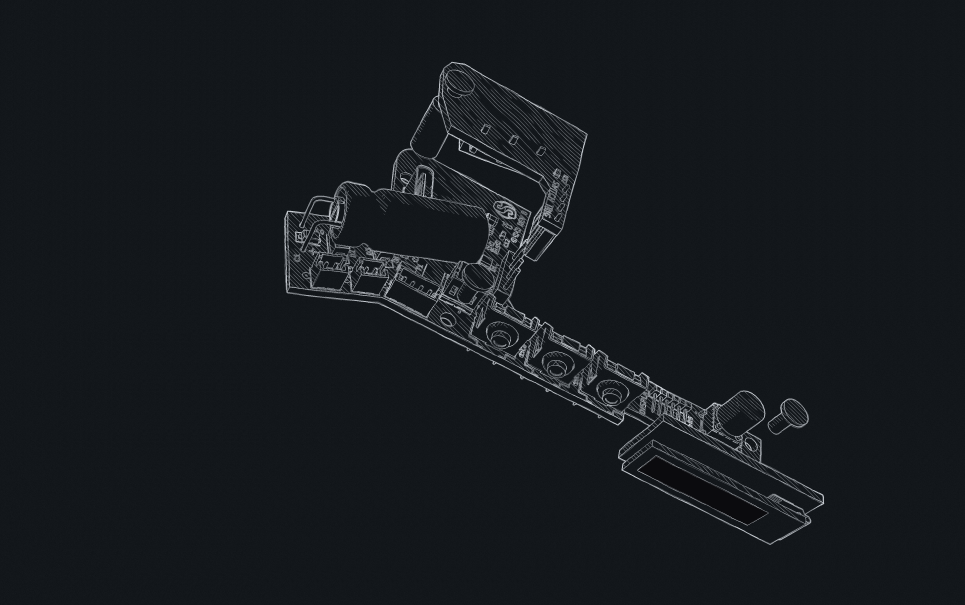
#> input picture art/default-device-image/snapshotpb-view.png, 1929 x 1210 px (shown at 1/2 size)
$ python make_default_device_image.py
#> lines starting #> are read from the running program, lines starting #| are printed output that depends on the picture; after the words box and inside, x2 and y2 are one past the last pixel; in counts of white or black regions, pixels touching at a corner belong together
#!/usr/bin/env python3
"""Make the assets for the default device image.

This script opens the master board drawing and finds the background
colour from the border. It crops the drawing to the board with a
margin. Then it maps the luma values to a 24-colour ramp and writes
one palette PNG for each Compose density.

Run this script from the repository root:

    python3 art/default-device-image/make_default_device_image.py

Use --source or --out-dir to set other paths.

The constant DEFAULT_DEVICE_IMAGE_BACKGROUND in
core/common/src/commonMain/kotlin/com/snapshotpb/configuration/common/composable/DeviceBadge.kt
must equal the background colour that this script prints. A JVM test
checks this value.
"""

from __future__ import annotations

import argparse
from pathlib import Path
import statistics

from PIL import Image, ImageStat

# Repository root found from the path of this script.
REPO_ROOT = Path(__file__).resolve().parents[2]
# Default path of the master drawing.
DEFAULT_SOURCE = REPO_ROOT / "art/default-device-image/snapshotpb-view.png"
# Default output folder for Compose resources.
DEFAULT_OUT_DIR = REPO_ROOT / "core/resources/src/commonMain/composeResources"

# Width of the outer border in pixels for the background sample.
BORDER_PX = 16
# Luma offset above the background luma that marks the board drawing.
DRAWING_THRESHOLD = 40
# Margin fraction of the larger box side to add on each side.
MARGIN_FRACTION = 0.06
# Output height in pixels for the xxxhdpi asset.
XXXHDPI_HEIGHT = 1096
# Number of colours in the output palette ramp.
LEVELS = 24
# Luma margin above the background luma that maps to index 0.
NOISE_FLOOR = 3
# Percentile of the luma histogram of the crop that selects the line luma.
LINE_PERCENTILE = 99.99
# Output file name in each density folder.
FILE_NAME = "default-device-image.png"
# Compose density names and their scale factors.
DENSITIES: tuple[tuple[str, float], ...] = (
    ("mdpi", 1.0),
    ("hdpi", 1.5),
    ("xhdpi", 2.0),
    ("xxhdpi", 3.0),
    ("xxxhdpi", 4.0),
)


def load_rgb(path: Path) -> Image.Image:
    """Open the image at path and return an RGB copy."""
    with Image.open(path) as raw:
        return raw.convert("RGB")


def background_colour(img: Image.Image) -> tuple[int, int, int]:
    """Return the median RGB colour of the outer border."""
    width, height = img.size
    border = min(BORDER_PX, width, height)
    if 2 * border >= width or 2 * border >= height:
        strips = [img]
    else:
        strips = [
            img.crop((0, 0, width, border)),
            img.crop((0, height - border, width, height)),
            img.crop((0, border, border, height - border)),
            img.crop((width - border, border, width, height - border)),
        ]
    channels: tuple[list[int], list[int], list[int]] = ([], [], [])
    for strip in strips:
        raw = strip.tobytes()
        channels[0].extend(raw[0::3])
        channels[1].extend(raw[1::3])
        channels[2].extend(raw[2::3])
    return (
        round(statistics.median(channels[0])),
        round(statistics.median(channels[1])),
        round(statistics.median(channels[2])),
    )


def luma(rgb: tuple[int, int, int]) -> int:
    """Return the Pillow luma value of one RGB colour."""
    pixel = Image.new("RGB", (1, 1), rgb).convert("L")
    value = pixel.getpixel((0, 0))
    assert isinstance(value, int)
    return value


def drawing_bounds(gray: Image.Image, bg_luma: int) -> tuple[int, int, int, int]:
    """Return the pixel box with luma above bg_luma plus DRAWING_THRESHOLD."""
    cutoff = bg_luma + DRAWING_THRESHOLD
    mask = gray.point(lambda value: 255 if value > cutoff else 0)
    bbox = mask.getbbox()
    if bbox is None:
        raise SystemExit(
            f"No pixel has luma above {cutoff} (background luma {bg_luma})."
        )
    return bbox


def crop_box(
    bounds: tuple[int, int, int, int],
    margin_fraction: float,
) -> tuple[int, int, int, int]:
    """Add a margin of margin_fraction times the larger side on each side."""
    left, top, right, bottom = bounds
    width = right - left
    height = bottom - top
    margin = round(margin_fraction * max(width, height))
    return (left - margin, top - margin, right + margin, bottom + margin)


def crop_with_fill(
    img: Image.Image,
    box: tuple[int, int, int, int],
    fill: int | tuple[int, int, int],
) -> Image.Image:
    """Crop box from img and fill any area outside img with fill."""
    left, top, right, bottom = box
    out = Image.new(img.mode, (right - left, bottom - top), fill)
    src_left = max(0, left)
    src_top = max(0, top)
    src_right = min(img.width, right)
    src_bottom = min(img.height, bottom)
    if src_left < src_right and src_top < src_bottom:
        region = img.crop((src_left, src_top, src_right, src_bottom))
        out.paste(region, (src_left - left, src_top - top))
    return out


def line_colour(
    rgb_crop: Image.Image,
    gray_crop: Image.Image,
) -> tuple[tuple[int, int, int], int]:
    """Find the line luma at LINE_PERCENTILE and the mean RGB colour there."""
    histogram = gray_crop.histogram()
    total = sum(histogram)
    target = total * LINE_PERCENTILE / 100.0
    count = 0
    line_luma = 255
    for value, freq in enumerate(histogram):
        count += freq
        if count >= target:
            line_luma = value
            break
    mask = gray_crop.point(lambda value: 255 if value >= line_luma else 0)
    stat = ImageStat.Stat(rgb_crop, mask)
    colour = (
        round(stat.mean[0]),
        round(stat.mean[1]),
        round(stat.mean[2]),
    )
    return (colour, line_luma)


def ramp_palette(
    bg: tuple[int, int, int],
    line: tuple[int, int, int],
    levels: int,
) -> list[int]:
    """Return a flat RGB palette ramp from bg to line."""
    palette: list[int] = []
    for index in range(levels):
        for channel in range(3):
            value = round(bg[channel] + (line[channel] - bg[channel]) * index / (levels - 1))
            palette.append(value)
    return palette


def ramp_lut(bg_luma: int, line_luma: int, levels: int) -> list[int]:
    """Return a 256-entry lookup table from luma to palette index."""
    span = line_luma - bg_luma - NOISE_FLOOR
    if span <= 0:
        raise SystemExit(
            f"Line luma {line_luma} is not above background luma {bg_luma} plus noise floor {NOISE_FLOOR}."
        )
    lut: list[int] = []
    for value in range(256):
        scaled = (value - bg_luma - NOISE_FLOOR) / span
        clamped = min(1.0, max(0.0, scaled))
        lut.append(round(clamped * (levels - 1)))
    return lut


def render(
    gray_crop: Image.Image,
    size: tuple[int, int],
    lut: list[int],
    palette: list[int],
) -> Image.Image:
    """Scale gray_crop to size, apply lut, and return a palette image."""
    resized = gray_crop.resize(size, Image.LANCZOS)
    indexed = resized.point(lut)
    out = Image.frombytes("P", size, indexed.tobytes())
    out.putpalette(palette)
    return out


def parse_args() -> argparse.Namespace:
    """Parse command-line options for the script."""
    parser = argparse.ArgumentParser(
        description="Make the palette PNG assets for the default device image."
    )
    parser.add_argument(
        "--source",
        type=Path,
        default=DEFAULT_SOURCE,
        help="Path to the master PNG drawing.",
    )
    parser.add_argument(
        "--out-dir",
        type=Path,
        default=DEFAULT_OUT_DIR,
        help="Output composeResources folder.",
    )
    return parser.parse_args()


def display_path(path: Path) -> str:
    """Return path relative to REPO_ROOT when possible."""
    resolved = path.resolve()
    try:
        return str(resolved.relative_to(REPO_ROOT))
    except ValueError:
        return str(path)


def main() -> None:
    """Make all density PNG files and print their sizes and background colour."""
    args = parse_args()
    rgb = load_rgb(args.source)
#> in load_rgb, raw is the input picture: PIL image 1929x1210 RGBA; mean R, G, B, A 21.9, 25.9, 30, 255
    bg = background_colour(rgb)
#> the loop in background_colour, `for strip in strips:` made 4 passes
#> bg = (18, 23, 27)
    bg_luma = luma(bg)
#> in luma, `value = pixel.getpixel((0, 0))`: value = 22
#> bg_luma = 22
    gray = rgb.convert("L")

    bounds = drawing_bounds(gray, bg_luma)
#> in drawing_bounds, `cutoff = bg_luma + DRAWING_THRESHOLD`: cutoff = 62
#> in drawing_bounds, `mask = gray.point(lambda value: 255 if value > cutoff else 0)`:
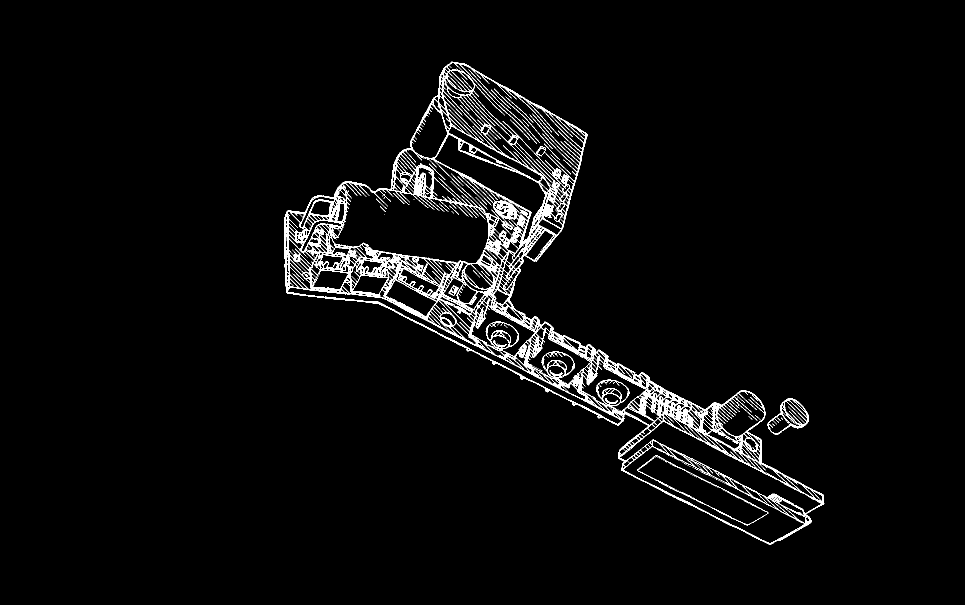
#> mask: PIL image 1929x1210 L (shown at 1/2 size); 3.3% white in thin lines or dots, all inside (x1, y1, x2, y2) = (568, 123, 1649, 1090)
#> in drawing_bounds, `bbox = mask.getbbox()`: bbox = (568, 123, 1649, 1090)
#> bounds = (568, 123, 1649, 1090)
    box = crop_box(bounds, MARGIN_FRACTION)
#> in crop_box, `left, top, right, bottom = bounds`: left = 568; top = 123; right = 1649; bottom = 1090
#> in crop_box, `width = right - left`: width = 1081
#> in crop_box, `height = bottom - top`: height = 967
#> in crop_box, `margin = round(margin_fraction * max(width, height))`: margin = 65
#> box = (503, 58, 1714, 1155)
    rgb_crop = crop_with_fill(rgb, box, bg)
#> in crop_with_fill, `left, top, right, bottom = box`: left = 503; top = 58; right = 1714; bottom = 1155
#> in crop_with_fill, `out = Image.new(img.mode, (right - left, bottom - top), fill)`:
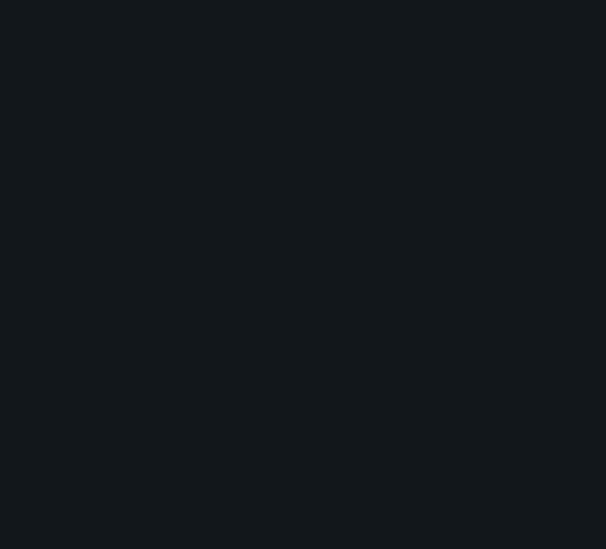
#> out: PIL image 1211x1097 RGB (shown at 1/2 size); mean R, G, B 18, 23, 27
#> in crop_with_fill, `src_left = max(0, left)`: src_left = 503
#> in crop_with_fill, `src_top = max(0, top)`: src_top = 58
#> in crop_with_fill, `src_right = min(img.width, right)`: src_right = 1714
#> in crop_with_fill, `src_bottom = min(img.height, bottom)`: src_bottom = 1155
#> in crop_with_fill, `region = img.crop((src_left, src_top, src_right, src_bottom))`:
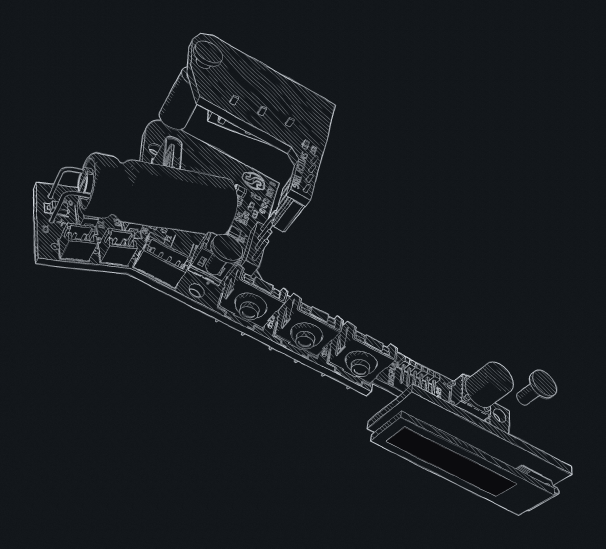
#> region: PIL image 1211x1097 RGB (shown at 1/2 size); mean R, G, B 24.5, 28.5, 32.6
    gray_crop = crop_with_fill(gray, box, bg_luma)
#> in crop_with_fill (call 2), `out = Image.new(img.mode, (right - left, bottom - top), fill)`: out: PIL image 1211x1097 L; every value is 22

    line, line_luma = line_colour(rgb_crop, gray_crop)
#> in line_colour, `histogram = gray_crop.histogram()`: histogram = 256 values, max 245324 at index 21, min 0 at index 0, mean 5189.3
#> in line_colour, `total = sum(histogram)`: total = 1328467
#> in line_colour, `target = total * LINE_PERCENTILE / 100.0`: target = 1328334.2
#> the loop in line_colour, `for value, freq in enumerate(histogram):` made 220 passes
#> (count, line_luma) on pass 220: (1328348, 219)
#> (freq, count) on passes 1 to 6: (0, 0), (0, 0), (0, 0), (0, 0), (0, 0), (0, 0)
#> after the loop in line_colour, `for value, freq in enumerate(histogram):`: count = 1328348
#> in line_colour, `mask = gray_crop.point(lambda value: 255 if value >= line_luma else 0)`: mask: PIL image 1211x1097 L; 0.01% white in thin lines or dots, all inside (x1, y1, x2, y2) = (66, 154, 1144, 941)
#> in line_colour, `colour = ( round(stat.mean[0]), round(stat.mean[1]), round(stat.mean[2..`: colour = (216, 221, 227)
#> line = (216, 221, 227); line_luma = 219
    palette = ramp_palette(bg, line, LEVELS)
#> after the loop in ramp_palette, `for index in range(levels):`: palette = 72 values, max 227 at index 71, min 18 at index 0, mean 122
    lut = ramp_lut(bg_luma, line_luma, LEVELS)
#> in ramp_lut, `span = line_luma - bg_luma - NOISE_FLOOR`: span = 194
#> the loop in ramp_lut, `for value in range(256):` made 256 passes
#> (scaled, clamped) on passes 1 to 3: (-0.129, 0), (-0.124, 0), (-0.119, 0)
#> after the loop in ramp_lut, `for value in range(256):`: lut = 256 values from 0 to 23
#> lut = 256 values from 0 to 23

    crop_width, crop_height = gray_crop.size
#> crop_width = 1211; crop_height = 1097
    for name, density in DENSITIES:
        height = round(XXXHDPI_HEIGHT * density / 4)
        width = round(crop_width * height / crop_height)
        image = render(gray_crop, (width, height), lut, palette)
        dest = args.out_dir / f"drawable-{name}" / FILE_NAME
        dest.parent.mkdir(parents=True, exist_ok=True)
        image.save(dest, format="PNG", optimize=True)
        byte_size = dest.stat().st_size
        print(f"{display_path(dest)}  {width}x{height}  {byte_size} bytes")
#> this loop made 1 pass
#> pass 1, in render, `resized = gray_crop.resize(size, Image.LANCZOS)`:
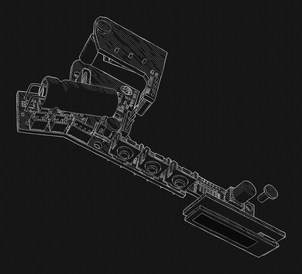
#> resized: PIL image 302x274 L; min 0, max 188, mean 27.5
#> pass 1, in render, `indexed = resized.point(lut)`:
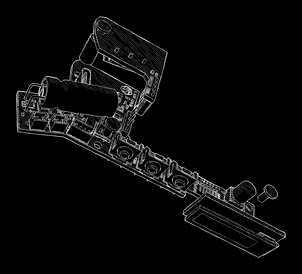
#> indexed: PIL image 302x274 L; min 0, max 19, mean 0.676; drawn with min black and max white

    print(
        f"DEFAULT_DEVICE_IMAGE_BACKGROUND = Color(0xFF{bg[0]:02X}{bg[1]:02X}{bg[2]:02X})"
    )


if __name__ == "__main__":
#> (the run stopped early here; a loop or call above may not have finished)
